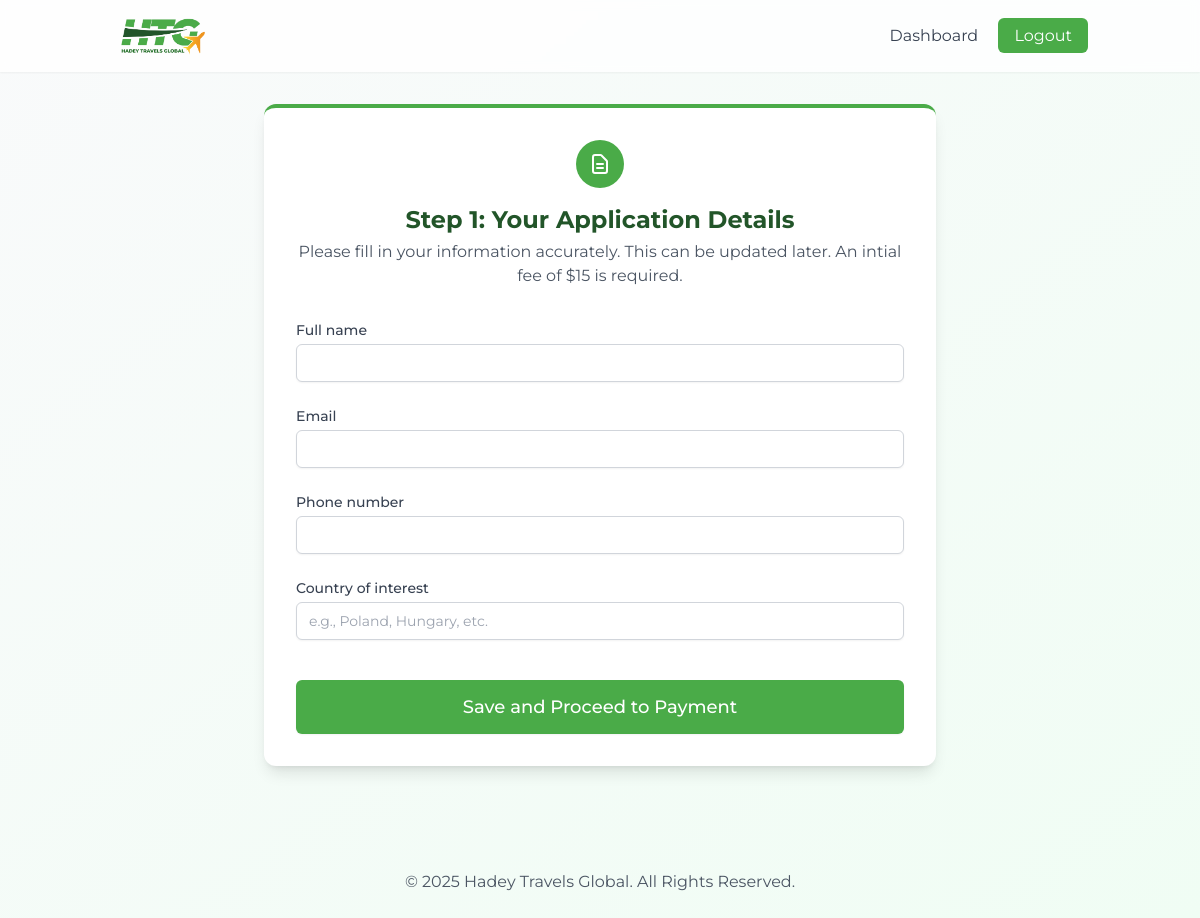
The page /application/ (signed in) on the database as committed earlier.
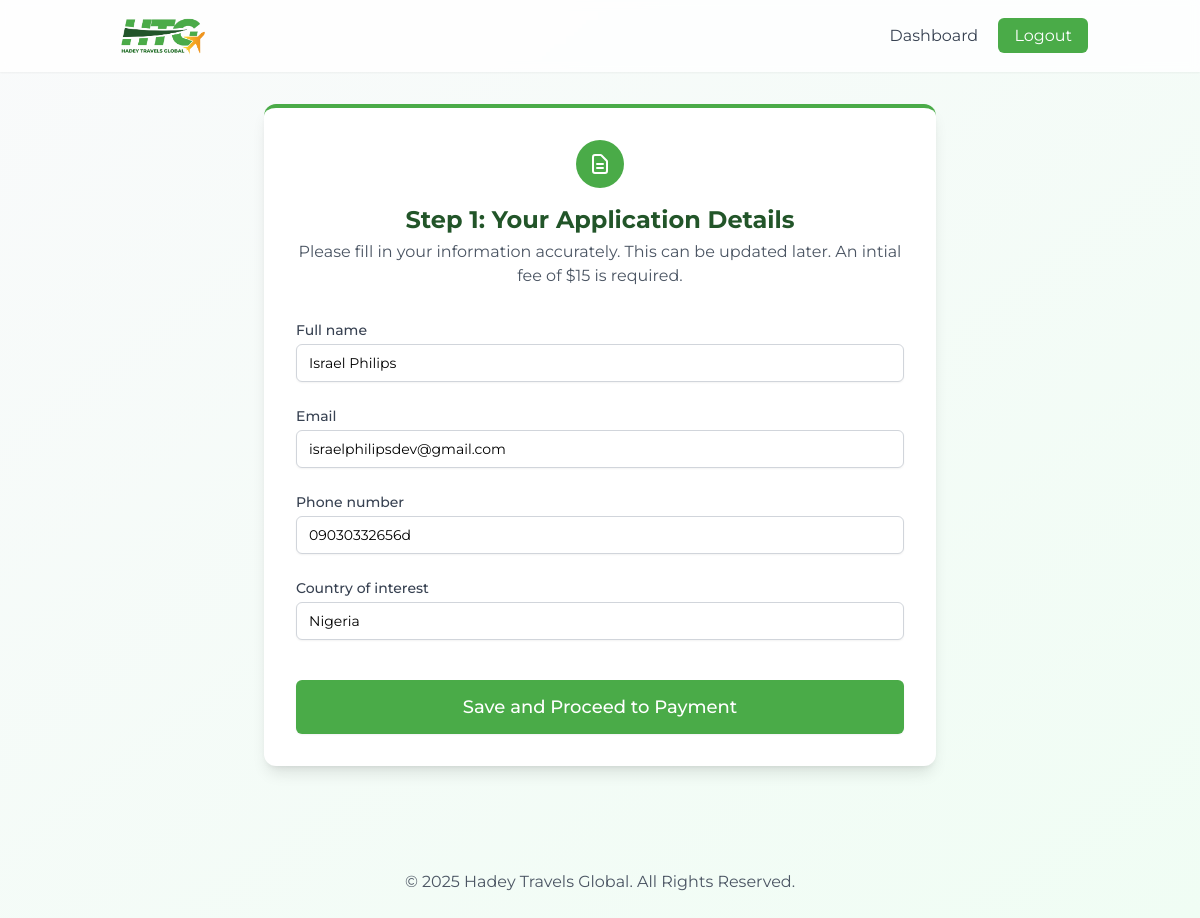
The same page on the database as committed later.
### portal/models.py (models this page shows, shortened)
class Application(models.Model):
    class ApplicationStatus(models.TextChoices):
        STEP_1_APPLICATION_FORM = 'STEP_1_APPLICATION_FORM', 'Step 1: Application Form'
        STEP_2_ADMISSION_FEE = 'STEP_2_ADMISSION_FEE', 'Step 2: Admission Fee'
        STEP_3_AGENCY_FEE = 'STEP_3_AGENCY_FEE', 'Step 3: Agency Fee'
        STEP_4_VISA_APPLICATION = 'STEP_4_VISA_APPLICATION', 'Step 4: Visa Application'
        COMPLETED = 'COMPLETED', 'Completed'
    user = models.OneToOneField(settings.AUTH_USER_MODEL, on_delete=models.CASCADE, related_name='application')
    status = models.CharField(max_length=50, choices=ApplicationStatus.choices, default=ApplicationStatus.STEP_1_APPLICATION_FORM)
    full_name = models.CharField(max_length=255, blank=True, null=True)
    email = models.EmailField(blank=True, null=True)
    phone_number = models.CharField(max_length=20, blank=True, null=True)
    country_of_interest = models.CharField(max_length=100, blank=True, null=True)
    created_at = models.DateTimeField(auto_now_add=True)
    updated_at = models.DateTimeField(auto_now=True)

### portal/views.py (the view)
# urls.py: path('application/', views.application_form_view, name='application_form'),
@login_required
def application_form_view(request):
    application, _ = Application.objects.get_or_create(user=request.user)
    if request.method == 'POST':
        form = ApplicationForm(request.POST, instance=application)
        if form.is_valid():
            form.save()
            return JsonResponse({'success': True, 'message': 'Application saved successfully!'})
        else:
            return JsonResponse({'success': False, 'errors': form.errors}, status=400)
    else:
        form = ApplicationForm(instance=application)
    return render(request, 'portal/application_form.html', {'form': form})

### templates/portal/application_form.html (shortened to what this page needs)
{% extends "base.html" %}
{% block content %}
<div class="max-w-2xl mx-auto">
    <div class="bg-white p-8 rounded-xl shadow-lg border-t-4 border-primary-green">
        <div class="text-center mb-8">
            <div class="mx-auto flex items-center justify-center h-12 w-12 rounded-full bg-primary-green text-white">
                <svg xmlns="http://www.w3.org/2000/svg" class="h-6 w-6" fill="none" viewBox="0 0 24 24" stroke="currentColor"><path stroke-linecap="round" stroke-linejoin="round" stroke-width="2" d="M9 12h6m-6 4h6m2 5H7a2 2 0 01-2-2V5a2 2 0 012-2h5.586a1 1 0 01.707.293l5.414 5.414a1 1 0 01.293.707V19a2 2 0 01-2 2z" /></svg>
            </div>
            <h1 class="text-2xl font-bold text-dark-green mt-4">Step 1: Your Application Details</h1>
            <p class="text-gray-600 mt-1">Please fill in your information accurately. This can be updated later. An intial fee of $15 is required.</p>
        </div>
        <form method="post" id="applicationForm">
            <div class="space-y-6">
                {% for field in form %}
                <div>
                    <label for="{{ field.id_for_label }}" class="block text-sm font-medium text-gray-700">{{ field.label }}</label>
                    {{ field }}
                </div>
                {% endfor %}
                <div class="pt-4">
                    <button type="submit" id="submitBtn" class="w-full flex justify-center py-3 px-4 border border-transparent rounded-md shadow-sm text-lg font-medium text-white bg-primary-green hover:bg-dark-green focus:outline-none focus:ring-2 focus:ring-offset-2 focus:ring-primary-green transition-colors">
                        Save and Proceed to Payment
                    </button>
                </div>
            </div>
        </form>
    </div>
</div>
{% endblock %}

### templates/base.html (shortened to what this page needs)
<!DOCTYPE html>
<html lang="en">
<head>
    <script src="https://cdn.tailwindcss.com"></script>
    {% load static %}
</head>
<body class="bg-gradient-to-br from-gray-50 to-green-50 font-sans antialiased">
    <header class="bg-white/80 backdrop-blur-sm shadow-sm sticky top-0 z-50">
        <nav class="container mx-auto px-6 py-3 flex justify-between items-center">
            <div>
                <a href="{% if user.is_authenticated %}{% url 'portal:dashboard' %}{% else %}{% url 'account_login' %}{% endif %}">
                    <img src="{% static 'images/logo.png' %}" alt="Hadey Travels Global Logo" class="h-12">
                </a>
            </div>
            <div>
                {% if user.is_authenticated %}
                    <a href="{% url 'portal:dashboard' %}" class="text-gray-700 hover:text-primary-green mx-4">Dashboard</a>
                    <a href="{% url 'account_logout' %}" class="bg-primary-green text-white rounded-md px-4 py-2 hover:bg-dark-green transition-colors">Logout</a>
                {% else %}
                    <a href="{% url 'account_login' %}" class="text-gray-700 hover:text-primary-green mx-4">Sign In</a>
                    <a href="{% url 'account_signup' %}" class="bg-primary-green text-white rounded-md px-4 py-2 hover:bg-dark-green transition-colors">Sign Up</a>
                {% endif %}
            </div>
        </nav>
    </header>
    <main class="container mx-auto px-6 py-8">
        {% block content %}{% endblock %}
    </main>
    <footer class="bg-transparent mt-12 py-6">
        <div class="container mx-auto px-6 text-center text-gray-600">
            <p>&copy; {% now "Y" %} Hadey Travels Global. All Rights Reserved.</p>
        </div>
    </footer>
</body>
</html>

Rows that differ between the two databases and show on the page:
changed Application: full_name (not shown) → "Israel Philips"; email (not shown) → "israelphilipsdev@gmail.com"; phone_number (not shown) → "09030332656d"; country_of_interest (not shown) → "Nigeria"
